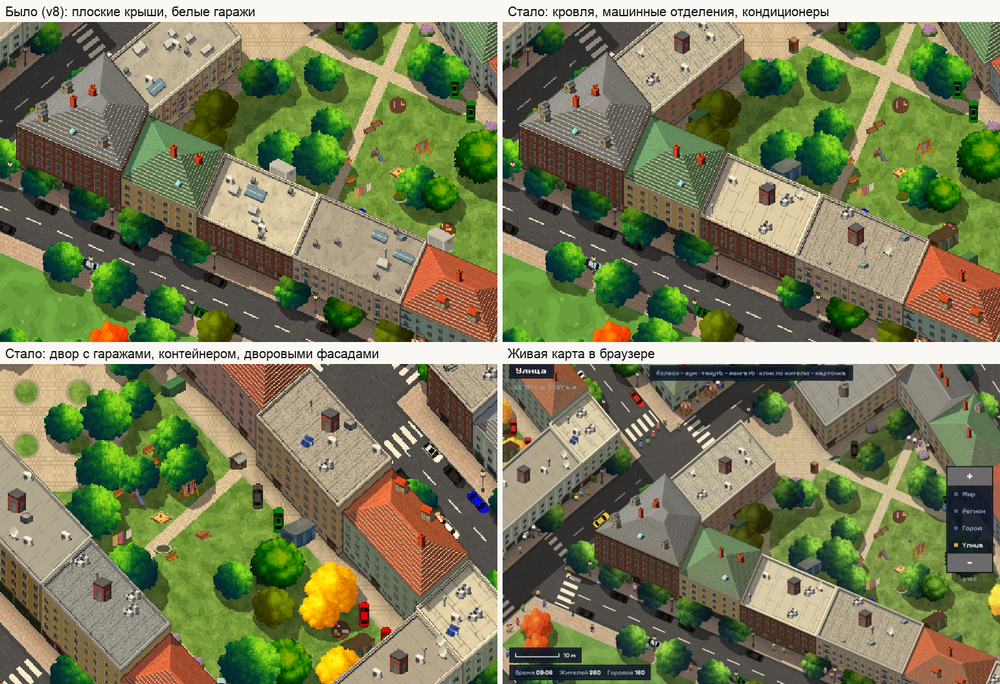
#> input picture docs/preview.png, 1000 x 684 px, shrunk from 1544 x 1056 before the run
$ python facgrid.py ../../docs/preview.png ../../docs/preview.png 1.0
#> lines starting #> are read from the running program, lines starting #| are printed output that depends on the picture; after the words box and inside, x2 and y2 are one past the last pixel; in counts of white or black regions, pixels touching at a corner belong together
"""Suggest a bay grid and floor bands for a generated facade elevation, and draw an annotated preview.
   python facgrid.py FACADE.png PREVIEW.png [floor_m=3.3]
   Prints a JSON fragment for kit_spec (bx, corn, floor, ground, ppm); the ground-floor types (gt) are filled in by hand
   from the preview: S shop window, s shop door, D entrance, A arch, W window."""
import sys, json
import numpy as np
from PIL import Image, ImageDraw, ImageFont

src, prev = sys.argv[1], sys.argv[2]
floor_m = float(sys.argv[3]) if len(sys.argv) > 3 else 3.3
a = np.asarray(Image.open(src).convert('RGB')).astype(int)
H, W = a.shape[:2]
#> H = 684; W = 1000
lum = a.sum(-1) / 3
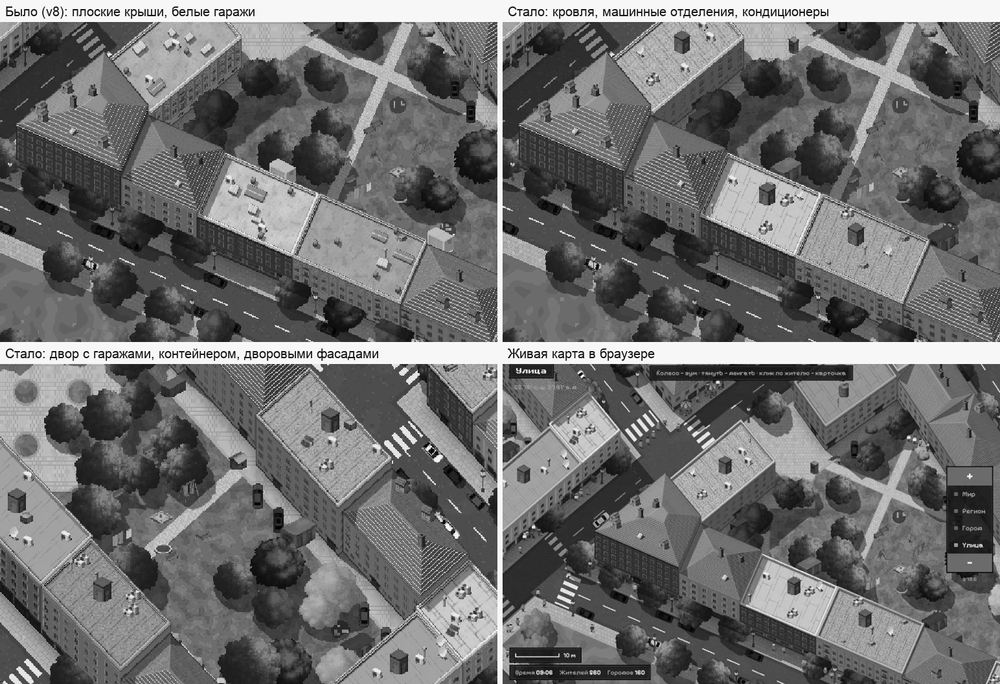
#> lum: shape (684, 1000) float64; min 0, max 255, mean 110.6
# window glass: darker than the wall and bluish/grey; use local darkness against the row median
dark = lum < np.median(lum) * 0.62
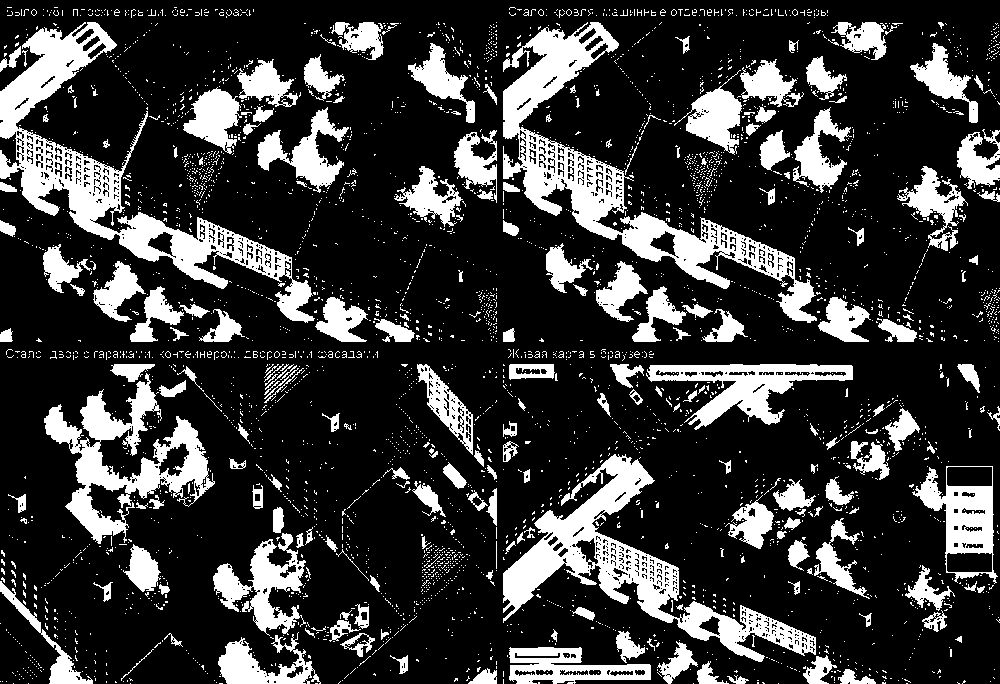
#> dark: shape (684, 1000) bool; 22% white; 3745 white regions (3535 under 20 px), largest, box (x1, y1, x2, y2) and area: (0, 22, 315, 323) 16949, (503, 22, 817, 323) 16908, (503, 454, 816, 662) 13889


def runs(v, thr, minlen=1):
    on = v > thr; r = []; s = None
    for i, x in enumerate(on):
        if x and s is None: s = i
        if not x and s is not None:
            if i - s >= minlen: r.append((s, i))
            s = None
    if s is not None and len(on) - s >= minlen: r.append((s, len(on)))
    return r

# facade extent: columns that are not near-white background
bgc = np.median(np.concatenate([a[:6].reshape(-1, 3), a[:, :6].reshape(-1, 3), a[:, -6:].reshape(-1, 3)]), 0)
#> bgc = [211, 186, 145]
fg = np.abs(a - bgc).sum(-1) > 40
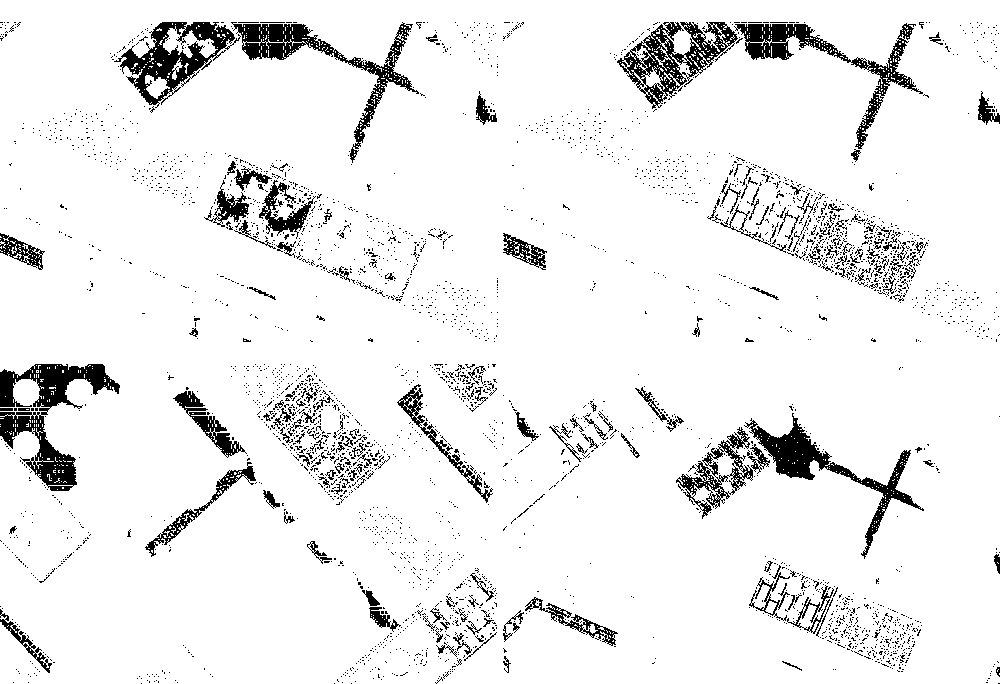
#> fg: shape (684, 1000) bool; 92.6% white; 3437 black regions (3263 under 20 px), largest, box (x1, y1, x2, y2) and area: (0, 364, 120, 491) 5090, (231, 22, 419, 163) 3765, (744, 413, 924, 559) 3712
colsfg = runs(fg.mean(0), 0.5, 20); rowsfg = runs(fg.mean(1), 0.5, 20)
#> the loop in runs, `for i, x in enumerate(on):` made 1000 passes
#> after the loop in runs, `for i, x in enumerate(on):`: r = []; s = 0
#> after `colsfg = runs(fg.mean(0), 0.5, 20)`: colsfg = [(0, 1000)]
#> the loop in runs (call 2), `for i, x in enumerate(on):` made 684 passes
#> after `rowsfg = runs(fg.mean(1), 0.5, 20)`: rowsfg = [(0, 684)]
fx0, fx1 = colsfg[0][0], colsfg[-1][1]
#> fx0 = 0; fx1 = 1000
fy0, fy1 = rowsfg[0][0], rowsfg[-1][1]
#> fy0 = 0; fy1 = 684
# window rows inside the facade
wrow = runs(dark[:, fx0:fx1].mean(1), 0.12, 8)
#> wrow = [(23, 342), (364, 440), (441, 450), (457, 684)]
# keep rows that look like floors (repeated)
upper = [r for r in wrow if r[1] < fy0 + (fy1 - fy0) * 0.78]
#> upper = [(23, 342), (364, 440), (441, 450)]
period = int(np.median(np.diff([r[0] for r in upper]))) if len(upper) > 1 else (fy1 - fy0) // 5
#> period = 209
# window columns from the upper floors only
y0u, y1u = upper[0][0], upper[-1][1]
#> y0u = 23; y1u = 450
wc = runs(dark[y0u:y1u, fx0:fx1].mean(0), 0.18, 6)
#> wc = [(0, 18), (19, 159), (173, 232), (258, 285), (293, 344), (420, 473), (503, 645), (646, 661), (683, 849), (925, 948), (960, 968), (969, 978)]
cent = []
for s, e in wc:   # merge mullion halves closer than 1/4 of the median gap
    c = (s + e) / 2 + fx0
    if cent and c - cent[-1][1] < 0.22 * (wc[-1][0] - wc[0][0]) / max(1, len(wc) - 1):
        cent[-1] = (cent[-1][0], c)
    else:
        cent.append((c, c))
#> this loop made 12 passes
#> (s, e, c) on passes 1 to 12: (0, 18, 9), (19, 159, 89), (173, 232, 202.5), (258, 285, 271.5), (293, 344, 318.5), (420, 473, 446.5), (503, 645, 574), (646, 661, 653.5), (683, 849, 766), (925, 948, 936.5), (960, 968, 964), (969, 978, 973.5)
#> after the loop, cent = [(9, 9), (89, 89), (202.5, 202.5), (271.5, 271.5), (318.5, 318.5), (446.5, 446.5), (574, 574), (653.5, 653.5), (766, 766), (936.5, 936.5), (964, 973.5)]
cs = [(p + q) / 2 for p, q in cent]
#> cs = [9, 89, 202.5, 271.5, 318.5, 446.5, 574, 653.5, 766, 936.5, 968.8]
bx = [int(cs[0] - (cs[1] - cs[0]) / 2)] + [int((cs[i] + cs[i + 1]) / 2) for i in range(len(cs) - 1)] + [int(cs[-1] + (cs[-1] - cs[-2]) / 2)]
#> bx = [-31, 49, 145, 237, 295, 382, 510, 613, 709, 851, 952, 984]
bx[0] = max(bx[0], fx0); bx[-1] = min(bx[-1], fx1)
gap = int(period * 0.22)
#> gap = 45
mid = upper[len(upper) // 2]
#> mid = (364, 440)
floor = [mid[0] - gap, mid[0] - gap + period]
#> floor = [319, 528]
corn = [max(fy0, upper[0][0] - gap - int(period * 0.5)), upper[0][0] - gap]
#> corn = [0, -22]
ground = [upper[-1][0] - gap + period, fy1 - 2]
#> ground = [605, 682]
ppm = round(period / floor_m, 1)
#> ppm = 209
out = {"bx": bx, "corn": corn, "floor": floor, "ground": ground, "ppm": ppm}
#> out = {'bx': [0, 49, 145, 237, 295, 382, 510, 613, 709, 851, 952, 984], 'corn': [0, -22], 'floor': [319, 528], 'ground': [605, 682], 'ppm': 209}
print(json.dumps(out))
#| {"bx": [0, 49, 145, 237, 295, 382, 510, 613, 709, 851, 952, 984], "corn": [0, -22], "floor": [319, 528], "ground": [605, 682], "ppm": 209.0}
im = Image.open(src).convert('RGB')
#> im is the input picture: PIL image 1000x684 RGB; mean R, G, B 120.1, 123.9, 87.7
d = ImageDraw.Draw(im)
F = ImageFont.truetype('/System/Library/Fonts/Supplemental/Arial.ttf', 30)
for x in bx: d.line([(x, 0), (x, H)], fill=(255, 0, 255), width=3)
#> this loop made 12 passes
#> x on passes 2 to 12: 49, 145, 237, 295, 382, 510, 613, 709, 851, 952, 984
for i in range(len(bx) - 1): d.text(((bx[i] + bx[i + 1]) // 2 - 8, ground[0] - 40), str(i), fill=(255, 0, 255), font=F)
#> this loop made 11 passes
for y, c in [(floor[0], (0, 160, 255)), (floor[1], (0, 160, 255)), (ground[0], (255, 120, 0)), (ground[1], (255, 120, 0)), (corn[0], (0, 200, 0)), (corn[1], (0, 200, 0))]:
    d.line([(0, y), (W, y)], fill=c, width=3)
#> this loop made 6 passes
#> (y, c) on passes 1 to 6: (319, (0, 160, 255)), (528, (0, 160, 255)), (605, (255, 120, 0)), (682, (255, 120, 0)), (0, (0, 200, 0)), (-22, (0, 200, 0))
im.save(prev)
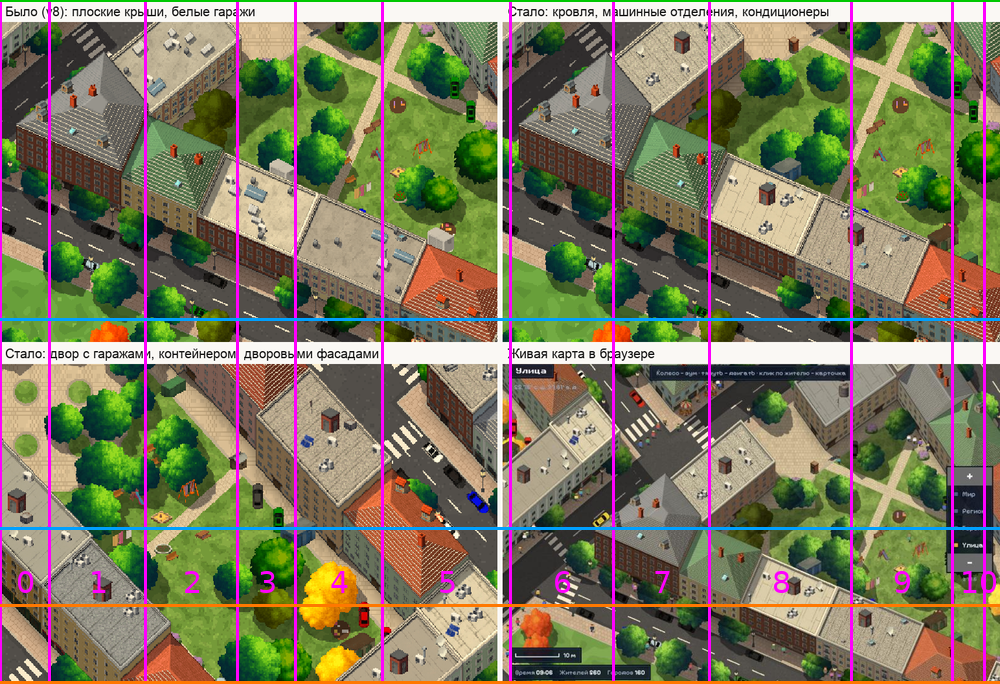
#> saved as preview.png: PIL image 1000x684 RGB; mean R, G, B 124.8, 119.8, 94.2
